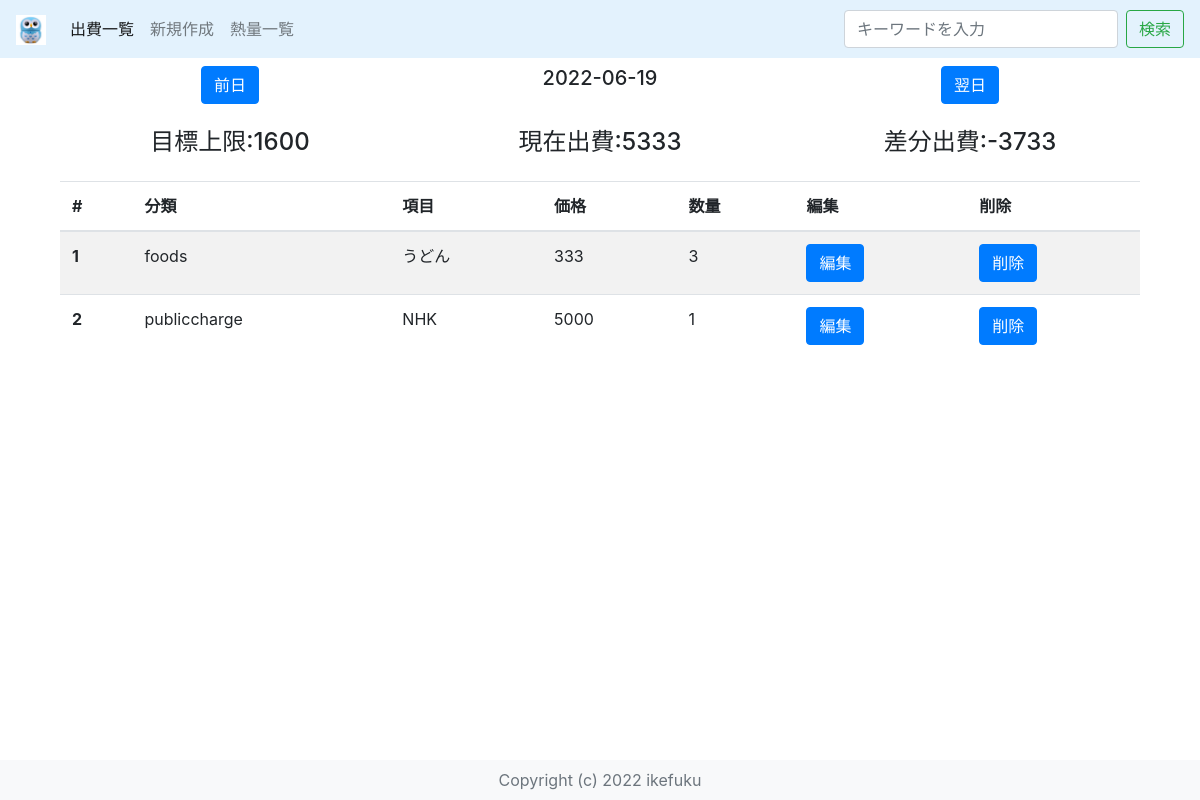
Screenshot of /spendingList.php?preday=2022-06-19 with the database file from the repository.
### tables this page shows
CREATE TABLE `settings` (
  `id` int(3) UNSIGNED NOT NULL,
  `tgtdate` varchar(10) DEFAULT NULL COMMENT '対象日付',
  `maxcalorie` int(4) DEFAULT 0,
  `maxspending` int(5) DEFAULT 0,
  `created_at` timestamp NOT NULL DEFAULT current_timestamp(),
  `updated_at` timestamp NOT NULL DEFAULT current_timestamp() ON UPDATE current_timestamp()
);

CREATE TABLE `dailyspending` (
  `id` int(3) UNSIGNED NOT NULL,
  `tgtdate` varchar(10) DEFAULT NULL COMMENT '対象日',
  `category` varchar(100) DEFAULT NULL,
  `item` varchar(100) DEFAULT NULL,
  `quantity` int(3) NOT NULL DEFAULT 0,
  `price` int(4) DEFAULT NULL,
  `delflag` int(1) DEFAULT NULL,
  `created_at` timestamp NOT NULL DEFAULT current_timestamp(),
  `updated_at` timestamp NOT NULL DEFAULT current_timestamp() ON UPDATE current_timestamp()
);

CREATE TABLE `items` (
  `id` int(11) NOT NULL,
  `item` int(3) NOT NULL,
  `itemname` varchar(100) NOT NULL
);

### lib/connect.php (called while the page is built, shortened)
<?php
class connect
{
    public function __construct()
    {
        $dsn = "mysql:host=" . self::HOST . ";dbname=" . self::DB_NAME . ";charset=utf8mb4";
        try {
            $this->dbh = new PDO($dsn, self::USER, self::PASS);
        } catch (Exception $e) {
            exit($e->getMessage());
        }
    }
}

### lib/querySettingData.php (called while the page is built, shortened)
<?php
class QuerySettingData extends connect
{
    public function getSettingSpendingData()
    {
        $stmt = $this->dbh->prepare("SELECT  * FROM settings");
        $stmt->execute();
        $data = $stmt->fetchAll(PDO::FETCH_ASSOC);
        $maxspending = $data[0]['maxspending'];
        return $maxspending;
    }
}

### lib/querySpendingData.php (called while the page is built, shortened)
<?php
include __DIR__.'/spendingdata.php';
class QuerySpendingData extends connect
{
    public function getAllData($tgtdate,$page = 1, $limit = 8)
    {
        $pager = array('totalcnt' => null, 'datas' => null);
        $start = ($page - 1) * $limit;
        $limit=8;
        try
        {
            $stmt = $this->dbh->prepare("SELECT COUNT(*) as totalcnt FROM dailyspending where tgtdate=:tgtdate");
            $stmt->bindParam(':tgtdate', $tgtdate, PDO::PARAM_STR);
            $stmt->execute();
            $totalcnt= $stmt->fetch(PDO::FETCH_COLUMN);
            $stmt = $this->dbh->prepare("SELECT  ds.id as id ,ds.tgtdate as tgtdate, ds.category as category,im.itemname as itemname, ds.price as price,ds.quantity as quantity FROM dailyspending as ds left join items as im on ds.item = im.item where tgtdate=:tgtdate LIMIT :start, :limit");
            $stmt->bindParam(':tgtdate', $tgtdate, PDO::PARAM_STR);
            $stmt->bindParam(':start', $start, PDO::PARAM_INT);
            $stmt->bindParam(':limit', $limit, PDO::PARAM_INT);
            $stmt->execute();
            $data = $this->setAllData($stmt->fetchAll(PDO::FETCH_ASSOC));
            $stmt = $this->dbh->prepare("SELECT sum(price) FROM dailyspending  group by tgtdate having tgtdate=:tgtdate");
            $stmt->bindParam(':tgtdate', $tgtdate, PDO::PARAM_STR);
            $stmt->execute();
            $sumprice = $stmt->fetch(PDO::FETCH_COLUMN);
            $pager['totalcnt'] = $totalcnt;
            $pager['data'] = $data;
            $pager['sumprice']=$sumprice;
        }
        catch(Exception $ex)
        {
            return "DB:Error";
        }
        return $pager;
    }
    public function setAllData($resutls)
    {
        $tmp = array();
        foreach ($resutls as $result)
        {
            $pd = new SpendingData();
            $pd->setId($result["id"]);
            $pd->setTxtDate($result["tgtdate"]);
            $pd->setCategory($result["category"]);
            $pd->setItem($result["itemname"]);
            $pd->setPrice($result["price"]);
            $pd->setQuantity($result["quantity"]);
            $tmp[] = $pd;
        }
        return  $tmp;
    }
}

### lib/spendingData.php (called while the page is built, shortened)
<?php
class SpendingData
{
    private $id=null;
    private $category = null;
    private $item = null;
    private $quantity = null;
    private $price = null;
    public function getId()
    {
        return $this->id;
    }
    public function getCategory()
    {
        return $this->category;
    }
    public function getItem()
    {
        return $this->item;
    }
    public function getQuantity()
    {
        return $this->quantity;
    }
    public function getPrice()
    {
        return $this->price;
    }
    public function setId($id)
    {
        $this->id=$id;
    }
    public function setCategory($category)
    {
        $this->category=$category;
    }
    public function setItem($item)
    {
        $this->item = $item;
    }
    public function setQuantity($quantity)
    {
        $this->quantity=$quantity;
    }
    public function setPrice($price)
    {
        $this->price = $price;
    }
}

### spendinglist.php (the view, shortened to what this page needs)
<?php
    include 'lib/connect.php';
    include 'lib/querySpendingData.php';
    include 'lib/querySettingData.php';
    $preday="";
    $tgtday="";
    $nextdate="";
    if(!empty($_GET['preday']))
    {
        $tgtday = $_GET['preday'];
        $preday = date("Y-m-d",strtotime($tgtday."-1 day"));
        $nextdate = date("Y-m-d",strtotime($tgtday."+1 day"));
    }
    $querySpendingData = new QuerySpendingData();
    $results=$querySpendingData->getAllData($tgtday);
    $querySettingData = new QuerySettingData();
    $maxspending=$querySettingData->getSettingSpendingData();
    $diffSpending = intval($maxspending) - intval($results['sumprice']);
?>
<!doctype html>
<html lang="ja">
<head>
    <link rel="stylesheet" href="https://stackpath.bootstrapcdn.com/bootstrap/4.3.1/css/bootstrap.min.css"
>
    <link rel="stylesheet" href="https://getbootstrap.com/docs/4.3/assets/css/docs.min.css">
</head>
<body style=" padding-top: 50px;">
    <?php include 'spendingheader.php';?>
    <div class="container mb-3">
        <main>
            <div class="container-fluid mt-3">
                    <div class="row">
                        <div class="h5 col-md-4 result"><p class="text-center"><a href="spendinglist.php?preday=<?php echo $preday; ?>" class="btn btn-primary btn-xs">前日</a></p></div>
                        <div class="h5 col-md-4 result"><p class="text-center"><?php echo $tgtday; ?></p></div>
                        <div class="h5 col-md-4 result"><p class="text-center"><a href="spendinglist.php?nextdate=<?php echo $nextdate; ?>"  class="btn btn-primary btn-xs">翌日</a></p></div>
                    </div>
                    <div class="row">
                        <div class="h4 col-md-4 result"><p class="text-center">目標上限:<?php echo $maxspending; ?></p></div>
                        <div class="h4 col-md-4 result"><p class="text-center">現在出費:<?php echo $results['sumprice']; ?></p></div>
                        <div class="h4 col-md-4 result"><p class="text-center">差分出費:<?php echo $diffSpending; ?></p></div>
                    </div>
                    <?php if(!empty($results["data"]))
                    {
                        print '<div class="table-responsive-md">';
                        print '<table class="table table-hover table-striped text-nowrap">';
                        print '<thead>';
                        print '<tr>';
                        print '<th>#</th>';
                        print '<th>分類</th>';
                        print '<th>項目</th>';
                        print '<th>価格</th>';
                        print '<th>数量</th>';
                        print '<th>編集</th>';
                        print '<th>削除</th>';
                        print '</tr>';
                        print '</thead>';
                        print '<tbody>';
                        foreach($results["data"] as $key=>$data)
                        {
                            print '<tr>';
                            print '<th>'.( intval($key)+1).'</th>';
                            print '<td>'.$data->getCategory().'</td>';
                            print '<td>'.$data->getItem().'</td>';
                            print '<td>'.$data->getPrice().'</td>';
                            print '<td>'.$data->getQuantity().'</td>';
                            print '<td><a href="spendingedit.php?id='.$data->getId().'" class="btn btn-primary btn-xs">編集</a></td>';
                            print '<td><a href="spendingedit.php" class="btn btn-primary btn-xs">削除</a></td>';
                            print '</tr>';
                        }
                        print '</tbody>';
                        print '</table>';
                        print '</div>';
                        print '</div>';
                        print '</div>';
                    }
                    else
                    {
                        print  '<div id="alert">データは存在しません！</div>';
                    }
                    ?>
    <?php include 'footer.php';?>
</body>
</html>

### rows the page displays
settings: maxspending "1600", maxspending "-3733"
dailyspending: key "1", category "foods", items.itemname "うどん", price "333", quantity "3"
dailyspending: key "2", category "publiccharge", items.itemname "NHK", price "5000", quantity "1"

### other values shown
$tgtday "2022-06-19"
$results['sumprice'] "5333"
